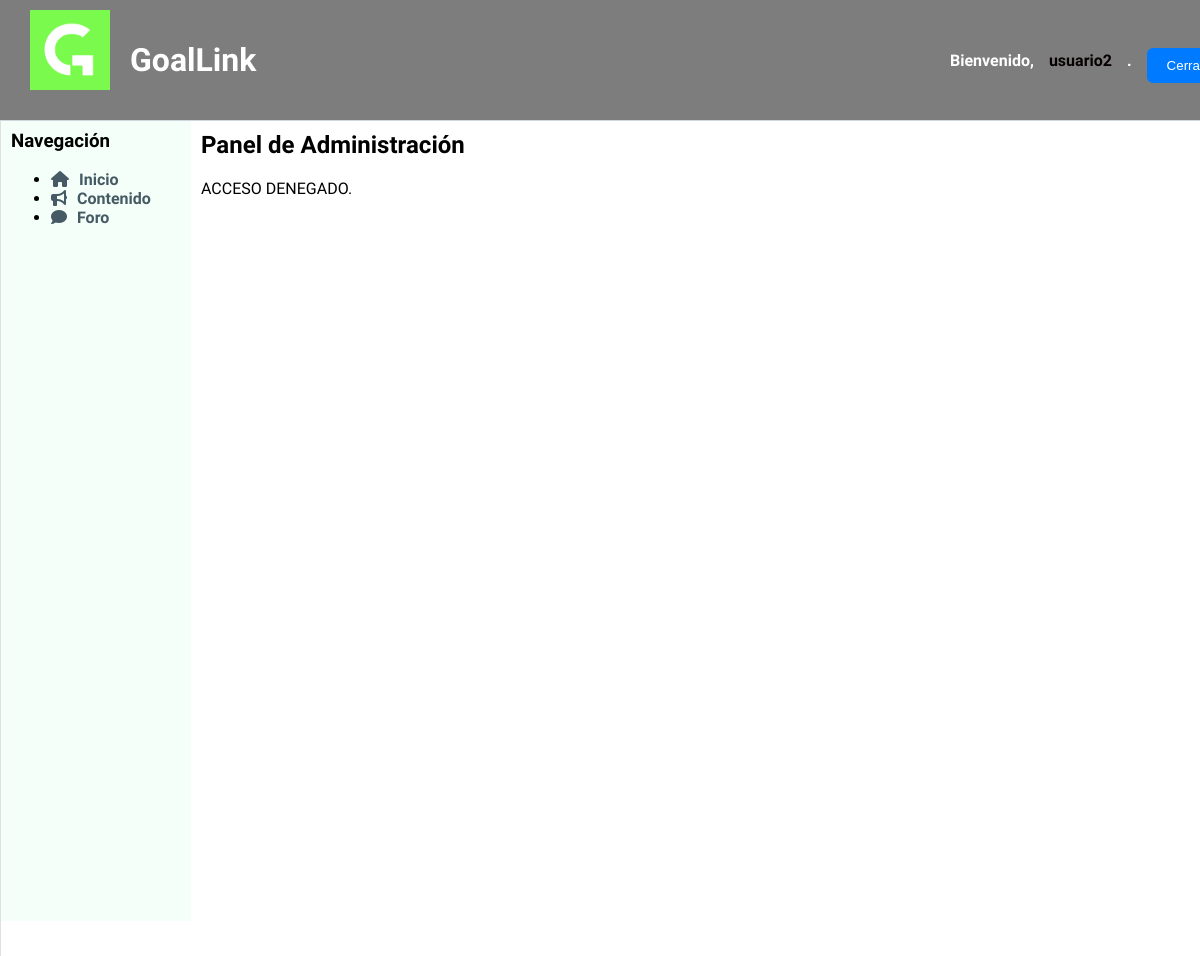
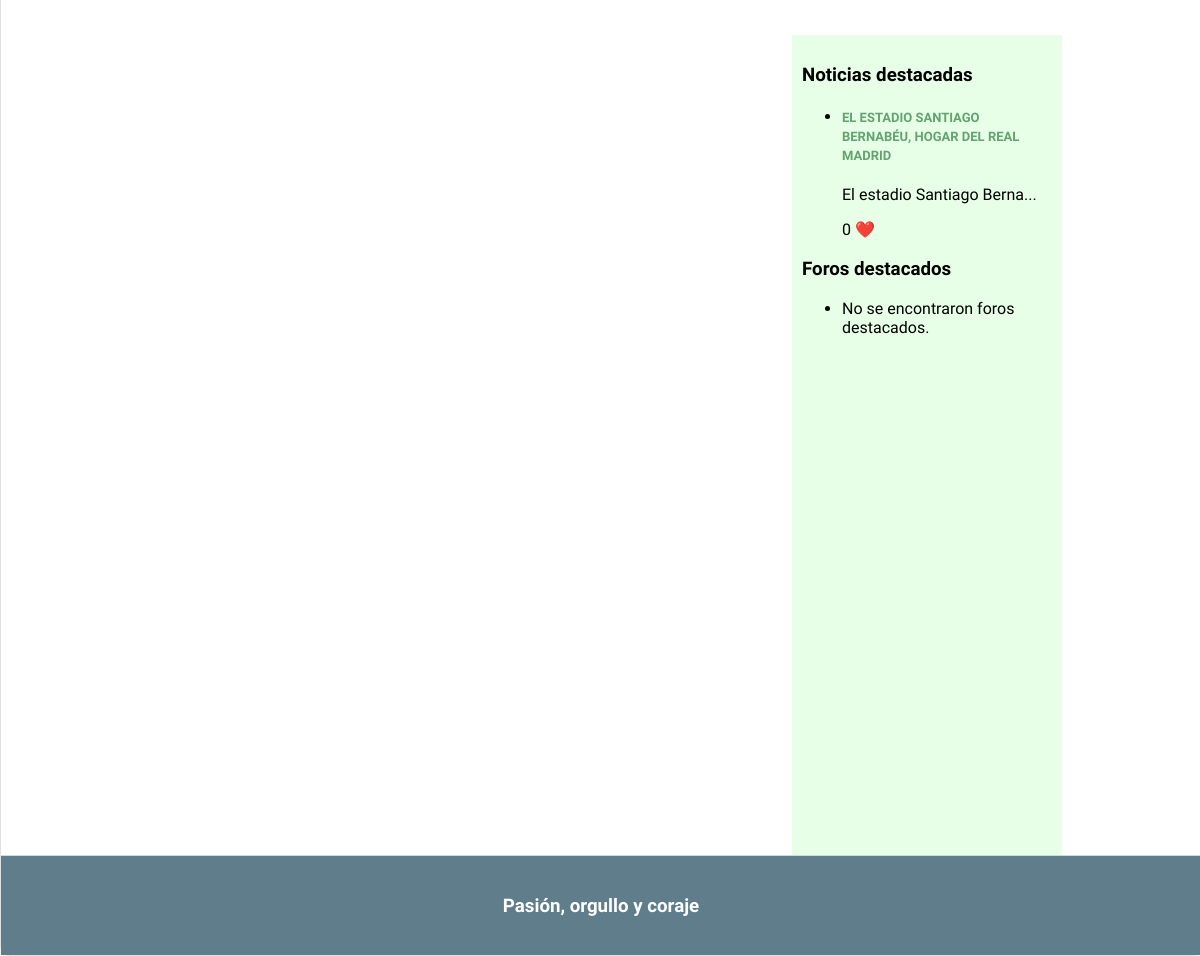
Screenshot of /admin.php (signed in) with the database file from the repository (2 pictures, top to bottom).
### tables this page shows
CREATE TABLE `noticia` (
  `id` int(11) NOT NULL,
  `titulo` varchar(100) NOT NULL,
  `id_autor` int(11) DEFAULT NULL,
  `contenido` text DEFAULT NULL,
  `fecha` date NOT NULL,
  `likes` int(11) DEFAULT 0,
  `destacado` tinyint(1) NOT NULL DEFAULT 0,
  `imagen1` varchar(255) DEFAULT NULL,
  `liga` varchar(20) DEFAULT NULL
);

### includes/src/Aplicacion.php (called while the page is built, shortened)
<?php
class Aplicacion
{
    private $dirInstalacion;
    private $inicializada;
    private function __construct()
    {
        $this->inicializada = false;
    }
    public function init($bdDatosConexion, $rutaApp = '/', $dirInstalacion = __DIR__)
    {
        if (!$this->inicializada) {
            $this->dirInstalacion = $dirInstalacion;
            $this->inicializada = true;
        }
    }
    public function doInclude($path = '')
    {
        $params = array();
        $this->doIncludeInterna($path, $params);
    }
    private function doIncludeInterna($path, &$params)
    {
        include($this->dirInstalacion . $path);
    }
    public function generaVista(string $rutaVista, &$params)
    {
        $params['app'] = $this;
        $rutaVista = "/Vistas{$rutaVista}";
        $this->doIncludeInterna($rutaVista, $params);
    }
}

### includes/src/noticias/noticiaModel.php (called while the page is built, shortened)
<?php
class Noticia
{
    private $id;
    private $titulo;
    private $contenido;
    private $likes;
    public function __construct($id, $id_autor, $titulo, $contenido, $fecha, $likes, $destacado, $liga,  $imagen1=NULL)
    {
        $this->id = $id;
        $this->titulo = $titulo;
        $this->contenido = $contenido;
        $this->likes = $likes;
        if ($imagen1 !== NULL) {
            $this->imagen1 = file_get_contents($imagen1);
        }
    }
    public static function listaDestacados($n) {
        $app = Aplicacion::getInstance();
        $conn = $app->getConexionBd();
        $result = $conn->query("SELECT * FROM noticia WHERE destacado>=$n");
        if($result && $result->num_rows>0){
            while($array=$result->fetch_assoc()){
                $noticia= new Noticia($array["id"], $array["id_autor"], $array["titulo"], $array["contenido"], $array["fecha"], $array["likes"], $array["destacado"], $array["liga"],$array["imagen1"] );
                $lista[]=$noticia;
            }
            usort($lista, array('es\ucm\fdi\aw\noticias\Noticia', 'compararFechas'));
            return $lista;
        }
        return NULL;
    }
    public function getId()
    {
        return $this->id;
    }
    public function getTitulo()
    {
        return $this->titulo;
    }
    public function getContenido()
    {
        return $this->contenido;
    }
    public function getLikes()
    {
        return $this->likes;
    }
}

### includes/model/foroModel.php (called while the page is built, shortened)
<?php
class Foro
{
    public static function listaDestacados($n) {
        $conn = new mysqli('localhost', 'root', '', 'goallink_1');
        $result = $conn->query("SELECT * FROM foro WHERE destacado>=$n");
        return NULL;
    }
}

### includes/comun/sidebarDer.php (the view, shortened to what this page needs)
<aside id="sidebarDer">
    <h3>Noticias destacadas</h3>
    <ul>
        <?php
            require_once "includes/src/noticias/noticiaModel.php";
            $noticiasDestacadas = Noticia::listaDestacados(1);
            if ($noticiasDestacadas != NULL) {
                foreach ($noticiasDestacadas as $noticia) {
                    echo "<li>";
                    echo "<h4 class='titulo-noticia-BarraLateral'><a href='noticiaDinamica.php?id=" . $noticia->getId() . "'>" . $noticia->getTitulo() . "</a></h4>";
                    echo "<p>" . substr($noticia->getContenido(), 0, 25) . "..."."</p>";
                    echo "<p>" . $noticia->getLikes() . " <span style='color: red;'>&#10084;&#65039;</span></p>";
                    echo "</li>";
                }
            }
            else {
                echo "<li>No se encontraron noticias destacadas.</li>";
            }
        ?>
    </ul>
    <h3>Foros destacados</h3>
    <ul>
        <?php
            require "includes/model/foroModel.php";
            $forosDestacados = Foro::listaDestacados(1);
            if ($forosDestacados != NULL) {
                foreach ($forosDestacados as $foro) {
                    echo "<li>";
                    echo "<h4>" . $foro->getTitulo() . "</h4>";
                    echo "<p>" . $foro->getDescripcion() . "</p>";
                    echo "<p>" . $foro->getLikes() . " <span style='color: red;'>&#10084;&#65039;</span></p>";
                    echo "</li>";
                }
            } else {
                echo "<li>No se encontraron foros destacados.</li>";
            }
        ?>
    </ul>
</aside>

### CSS/estilo.css (style rules this page uses)
body { background-color: #f5f5f5; margin: 0; font-family: 'Signika Negative', sans-serif; }
aside { padding: 10px; float: right; width: 250px; height: 800px; background-color: #e6ffe6; margin-top: 70px; margin-right: 139px; }
.titulo-noticia-BarraLateral a { text-decoration: none; font-family: 'Signika Negative', sans-serif; font-size: 13px; color: #62a370; font-weight: bold; text-transform: uppercase; }

### rows the page displays
noticia: titulo "EL ESTADIO SANTIAGO BERNABÉU, HOGAR DEL REAL MADRID", contenido "El estadio Santiago Berna", likes "0"

### other values shown
$nombreUsuario "usuario2"
